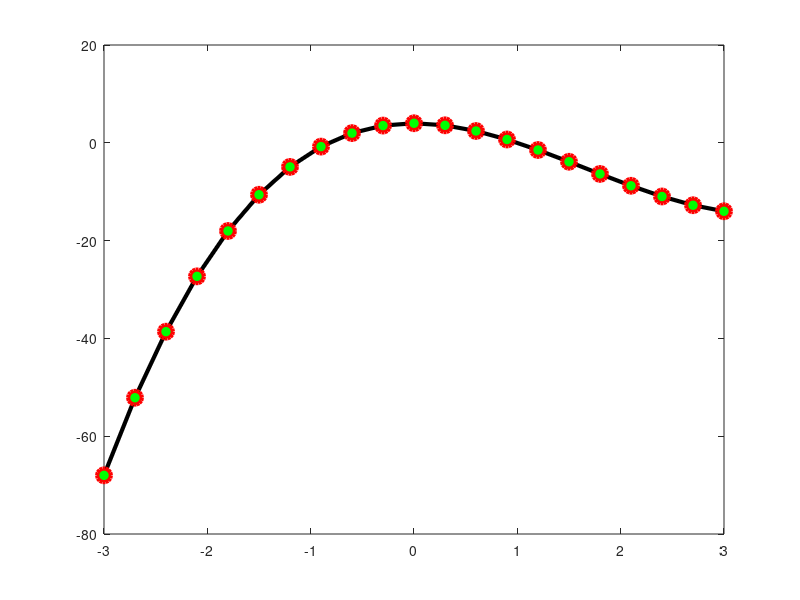

Write the MATLAB code that produced this figure.
x = -3:0.3:3;
y = x.^3-5*x.^2+4;
% plot(x,y)
xlabel('value of x')
ylabel('value of y')
title('A Plot x and y')

plot(x,y, '-ko' , 'LineWidth' ,3,'Markersize' , 10, 'MarkerEdgeColor' ,'r','MarkerFaceColor','g')
